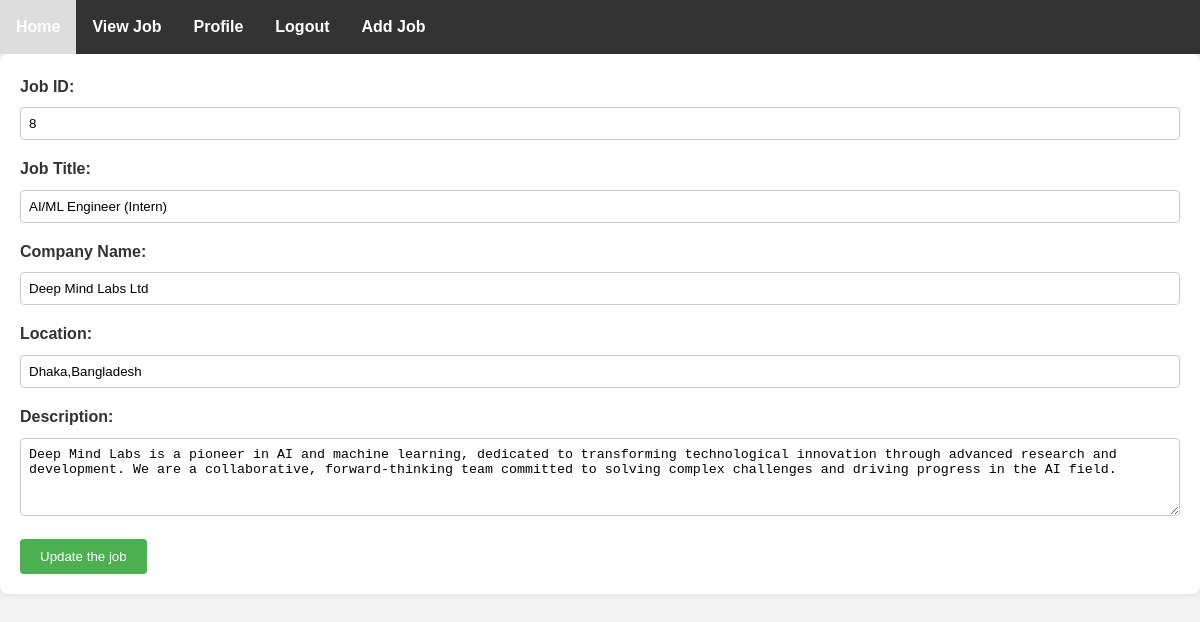
The app's page /editPage/8 (signed in) with its own data.
### myApp/models.py (models this page shows, shortened)
class job_model(models.Model):
    job_title = models.CharField(max_length=100, null=True)
    company_name = models.CharField(max_length=100, null=True)
    location = models.CharField(max_length=100, null=True)
    description = models.TextField()
    create_at = models.DateTimeField(auto_now_add=True, null=True)
    update_at = models.DateTimeField(auto_now=True, null=True)
    job_creator = models.ForeignKey(Custom_User, on_delete=models.CASCADE)

### myProject/views.py (the view)
# urls.py: path('editPage/<str:myid>',editPage,name='editPage'),
@login_required
def editPage(request,myid):
    job=job_model.objects.filter(id=myid)
    return render(request,'Recruiter/editJob.html',{'job':job})

### Template/Recruiter/editJob.html (shortened to what this page needs)
{% extends "dashboard.html" %}
{% block content %}
<!DOCTYPE html>
<html lang="en">
<head>
</head>
<body>
    <form action="{% url "updatePage" %}" method='POST'>
        {% for i in job %}
        <label for="jobTitle">Job ID:</label>
        <input type="text" value="{{i.id}}" id="jobTitle" name="jobid" required>
        <label for="jobTitle">Job Title:</label>
        <input type="text" value="{{i.job_title}}" id="jobTitle" name="jobTitle" required>
        <label for="companyName">Company Name:</label>
        <input type="text" value="{{i.company_name}}" id="companyName" name="companyName" required>
        <label for="location">Location:</label>
        <input type="text" value="{{i.location}}" id="location" name="location" required>
        <label for="description">Description:</label>
        <textarea id="description"  name="description" rows="4" required>{{i.description}}</textarea>
        <button type="submit">Update the job</button>
        {% endfor %}
    </form>
</body>
</html>
{% endblock content %}

### Template/dashboard.html (style rules this page uses)
body { font-family: Arial, sans-serif; margin: 0; padding: 0; }
* { margin: 0; padding: 0; box-sizing: border-box; }
body { font-family: Arial, sans-serif; background-color: #f4f4f4; line-height: 1.6; color: #333; }

### Template/Recruiter/editJob.html (style rules this page uses)
form { background-color: #fff; padding: 20px; border-radius: 8px; box-shadow: 0 0 10px rgba(0, 0, 0, 0.1); }
label { display: block; margin-bottom: 8px; font-weight: bold; }
input, textarea { width: 100%; padding: 8px; margin-bottom: 16px; box-sizing: border-box; border: 1px solid #ccc; border-radius: 4px; }
button { background-color: #4caf50; color: #fff; padding: 10px 20px; border: none; border-radius: 4px; cursor: pointer; }

### records on screen
job_model: jobid "8", jobTitle "AI/ML Engineer (Intern)", companyName "Deep Mind Labs Ltd", location "Dhaka,Bangladesh", description "Deep Mind Labs is a pioneer in AI and machine learning, dedicated to transforming technological innovation through advanced research and development. We are a collaborative, forward-thinking team committed to solving complex challenges and driving progress in the AI field."
